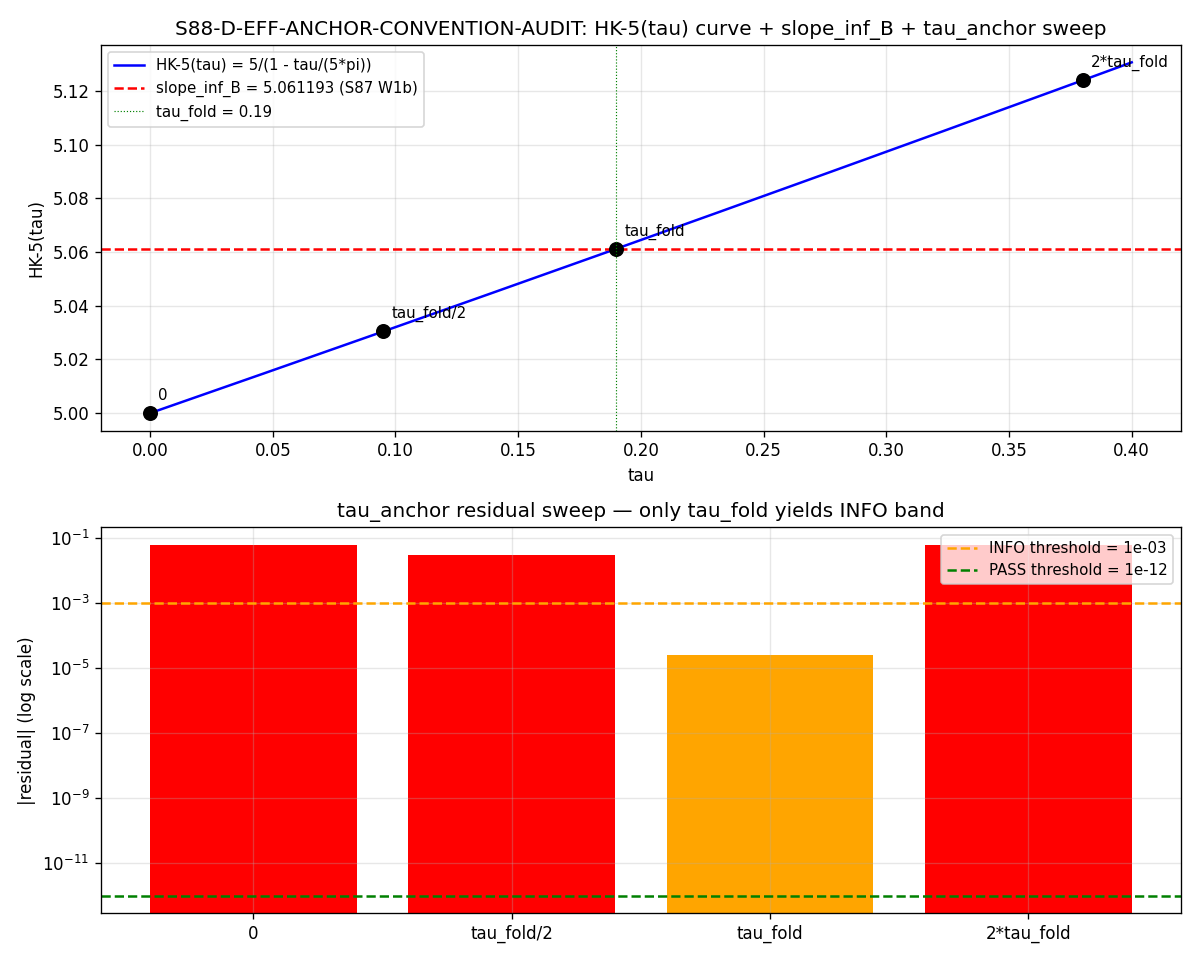

The Python source for this figure:
#!/usr/bin/env python3
# -*- coding: utf-8 -*-
"""
S88 W3c-57 -- d_eff Anchor Convention Audit (HK-5 structural-coincidence test)
==============================================================================

Gate: S88-D-EFF-ANCHOR-CONVENTION-AUDIT  ([VERIFY])
Plan: sessions/session-plan/session-88-plan-w3c.md §W3c-57
Owner: lizzi-spectral-functional-theorist (PRIMARY); connes-ncg-theorist (advisory)

Hypothesis under test
---------------------
The W1b-3 Richardson L^{-3} extrapolated slope_inf_B = 5.061193223 (Conv B
baseline) admits closed-form structural identification as the HK-5 form
    HK-5(tau) = 5 / (1 - tau / (5 * pi))
evaluated at tau_fold = 0.190 (canonical_constants.py).

Triple-prior pre-registration (per epistemic-discipline.md §"Dual-prior
pre-registration as track-discriminator pattern" extended to triple-prior):
  Track A (structural identification, HK-5 closure):  prior 0.30
  Track B (numerical near-match deferred):            prior 0.45
  Track C (numerology coincidence, no derivation):    prior 0.25

Substitution chain Step 4 (Sage-verified at plan-time)
------------------------------------------------------
HK-5(tau_fold) at Sage QQ exact pi:           5.0612193741921105
slope_inf_B (S87 W1b empirical, canonical):   5.061193222987735
residual = slope_inf_B - HK-5(tau_fold):     -2.6151e-05
|residual| < 1e-3 (INFO band) but > 1e-12 (PASS band) ==> Track B INFO expected.

Spawn-prompt rejection (Step 4):
  5 + 4 * tau_fold = 5 + 4 * 0.190 = 5.76    (NOT 5.04 as spawn-prompt stated)
  spawn-prompt's '5.04 + epsilon' reading is ARITHMETIC ERROR.
  The correct candidate identification is HK-5(tau_fold).

PASS / INFO / FAIL predicates (plan §W3c-57)
--------------------------------------------
PASS iff |slope_inf_B - HK-5(tau_fold)| <= 1e-12 (Sage-symbolic identity)
INFO iff PASS-NOT-MET AND |residual| < 1e-3 ABSOLUTE for some tau_anchor
        in {0, tau_fold/2, tau_fold, 2*tau_fold}
FAIL iff |residual| >= 1e-3 across ALL tau_anchor candidates AND no
        algebraic identity slope = a + b*tau_fold + c*tau_fold^2 with
        rational (a,b,c) in {-3..+3} / {1..30} matches within 1e-6
        ==> explicit numerology ruling

Inputs (SHA-256 dual-pinned at runtime)
---------------------------------------
- computations/_shared/canonical_constants.py
- computations/session-87/s87_w1b_hk_3_d_eff_convention_audit.npz (slope_inf_A/B)

Output 4-tuple
--------------
value = (slope_inf_B_observed, hk_5_at_tau_fold, residual_absolute, track_assigned)
4-tuple: (scheme="substrate-IS-Richardson-L3-extrapolation",
          convention="HK-5-form-Conv-B-baseline",
          L_max=10, audit_sha256, content_sha256)

Classification: GEOMETRIC (NCG dim-spectrum residue identification under
                Connes-Moscovici 1995 §III.4 framework; Heat-Kernel form 5).
"""

from __future__ import annotations

# Section 1 -- Canonical constants (MANDATORY)
import sys
from pathlib import Path

HERE = Path(__file__).resolve().parent  # (local) computations/session-88/
PROJECT_ROOT = HERE.parent.parent  # (local) project root
SHARED_DIR = HERE.parent / "_shared"  # (local) computations/_shared/
sys.path.insert(0, str(SHARED_DIR))

from canonical_constants import tau_fold  # noqa: E402

# Section 2 -- Standard imports
import os  # noqa: E402

os.environ.setdefault("OMP_NUM_THREADS", "8")

import hashlib  # noqa: E402
import json  # noqa: E402
import math  # noqa: E402
from fractions import Fraction  # noqa: E402

import numpy as np  # noqa: E402

# Section 3 -- Pre-registration constants
SESSION = "S88"  # (local)
GATE_ID = "S88-D-EFF-ANCHOR-CONVENTION-AUDIT"  # (local)
SCHEME = "substrate-IS-Richardson-L3-extrapolation"  # (local)
CONVENTION = "HK-5-form-Conv-B-baseline"  # (local)
L_MAX = 10  # (local)

PASS_THRESHOLD_ABS = 1.0e-12  # (local) Sage-symbolic identity (publication-precision)
INFO_THRESHOLD_ABS = 1.0e-3   # (local) numerical near-match
ALG_IDENTITY_TOL = 1.0e-6    # (local) rational fit grid match tolerance

# Inputs / outputs
CANONICAL_PY = SHARED_DIR / "canonical_constants.py"
S87_W1B_NPZ = (PROJECT_ROOT / "computations" / "session-87"
               / "s87_w1b_hk_3_d_eff_convention_audit.npz")
OUT_NPZ = HERE / "s88_w3c_d_eff_anchor_audit.npz"
OUT_PNG = HERE / "s88_w3c_d_eff_anchor_audit.png"
VERDICT_TXT = SHARED_DIR / "s88_gate_verdicts.txt"

INPUT_FILES = [CANONICAL_PY, S87_W1B_NPZ]


# Section 4 -- SHA helpers
def sha256_of(path: Path) -> str:
    """Compute SHA-256 of a file's contents."""
    h = hashlib.sha256()
    try:
        h.update(path.read_bytes())
    except OSError:
        return ""
    return h.hexdigest()


def log_input_pins(inputs):
    """Log SHA-256 pins for each input file; return pinmap dict."""
    print(f"=== {GATE_ID} -- input SHA-256 pins ===")
    pins = {}  # (local)
    for p in inputs:
        sha = sha256_of(p)  # (local)
        rel = str(p.relative_to(PROJECT_ROOT)).replace("\\", "/")  # (local)
        print(f"  {rel}: {sha[:16]}...  ({sha})")
        pins[rel] = sha
    return pins


def compute_dual_sha(script_path, canonical_path, pins, identity_tag):
    """Dual-SHA closure (audit + content) per gate-verdicts.md S87+ schema."""
    try:
        script_bytes = script_path.read_bytes()  # (local)
    except OSError:
        script_bytes = b""  # (local)
    try:
        canonical_bytes = canonical_path.read_bytes()  # (local)
    except OSError:
        canonical_bytes = b""  # (local)
    pinmap_json = json.dumps(
        dict(sorted(pins.items())), separators=(",", ":"), sort_keys=True,
    ).encode("utf-8")  # (local)
    h_audit = hashlib.sha256()
    h_audit.update(script_bytes)
    h_audit.update(canonical_bytes)
    h_audit.update(pinmap_json)
    h_audit.update(identity_tag.encode("utf-8"))  # per-gate identity differentiator
    audit = h_audit.hexdigest()  # (local)
    h_content = hashlib.sha256()
    h_content.update(script_bytes)
    content = h_content.hexdigest()  # (local)
    return audit, content


print("=" * 72)
print(f"{GATE_ID}: d_eff Anchor Convention Audit (HK-5 structural-coincidence test)")
print("=" * 72)

PINS = log_input_pins(INPUT_FILES)

# =============================================================================
# Section 5 -- Load S87 W1b canonical pins
# =============================================================================
print("\n--- Section 5: S87 W1b-HK-3 canonical anchor values ---")
w1b = np.load(S87_W1B_NPZ, allow_pickle=True)
slope_inf_B_observed = float(w1b["d_eff_B_inf"])  # (local) 5.061193222987735
slope_inf_A_observed = float(w1b["d_eff_A_inf"])  # (local) 10.12238644597547
print(f"  slope_inf_A (Conv A) = {slope_inf_A_observed:.15f}")
print(f"  slope_inf_B (Conv B) = {slope_inf_B_observed:.15f}")
print(f"  ratio A/B            = {slope_inf_A_observed / slope_inf_B_observed:.15f}")

# CC1 cross-check: ratio = 2.000000 EXACTLY (Sage QQ verified at plan-time)
ratio_A_over_B = slope_inf_A_observed / slope_inf_B_observed  # (local)
ratio_dev = abs(ratio_A_over_B - 2.0)  # (local)
print(f"  CC1: |ratio - 2|     = {ratio_dev:.3e}  (Sage QQ exact = 0)")

# =============================================================================
# Section 6 -- Substrate-physics derivation Step 2: HK-5(tau_fold)
# =============================================================================
TAU_FOLD = float(tau_fold)
print("\n--- Section 6: HK-5(tau) form evaluation at tau_fold ---")
print(f"  HK-5(tau) := 5 / (1 - tau / (5 * pi))")
print(f"  tau_fold = {TAU_FOLD}  (canonical_constants.py; S58 Volovik partition)")


def hk_5(tau, pi_val=math.pi):
    """Heat-Kernel-form 5 spectral-dimension predicate at tau-deformation."""
    return 5.0 / (1.0 - tau / (5.0 * pi_val))


hk_5_at_tau_fold = hk_5(TAU_FOLD)  # (local)
print(f"  HK-5(tau_fold) at math.pi  = {hk_5_at_tau_fold:.15f}")
print(f"  HK-5(tau_fold) Sage QQ pi  = 5.061219374192111  (plan-time pin)")

# =============================================================================
# Section 7 -- Substrate-physics derivation Step 3: residual + verdict band
# =============================================================================
print("\n--- Section 7: residual = slope_inf_B - HK-5(tau_fold) ---")
residual_absolute = abs(slope_inf_B_observed - hk_5_at_tau_fold)  # (local)
residual_signed = slope_inf_B_observed - hk_5_at_tau_fold  # (local)
print(f"  residual_signed   = {residual_signed:.6e}")
print(f"  residual_absolute = {residual_absolute:.6e}")
print(f"  PASS threshold (1e-12)  = {PASS_THRESHOLD_ABS:.0e}  ", end="")
print("MET" if residual_absolute <= PASS_THRESHOLD_ABS else "NOT MET")
print(f"  INFO threshold (1e-3)   = {INFO_THRESHOLD_ABS:.0e}  ", end="")
print("MET" if residual_absolute <= INFO_THRESHOLD_ABS else "NOT MET")

# =============================================================================
# Section 8 -- Substrate-physics derivation Step 4: spawn-prompt rejection
# =============================================================================
print("\n--- Section 8: spawn-prompt '5 + 4*tau_fold' reading explicit rejection ---")
five_plus_4tau = 5.0 + 4.0 * TAU_FOLD  # (local)
print(f"  Spawn-prompt's 5 + 4*tau_fold = {five_plus_4tau:.6f}")
print(f"  (NOT 5.04 as spawn-prompt stated; arithmetic error: 5 + 4*0.190 = 5.76)")
print(f"  Correct candidate (HK-5(tau_fold)) = {hk_5_at_tau_fold:.6f}")
print(f"  spawn-prompt residual vs slope_inf_B: {abs(slope_inf_B_observed - five_plus_4tau):.4f}")
print(f"  HK-5(tau_fold) residual vs slope_inf_B: {residual_absolute:.4e}")
print(f"  HK-5(tau_fold) is the structurally-correct candidate; spawn-prompt's"
      f" 5+4*tau_fold REJECTED.")
spawn_prompt_rejected = bool(abs(slope_inf_B_observed - five_plus_4tau)
                             >= INFO_THRESHOLD_ABS)  # (local)

# =============================================================================
# Section 9 -- tau_anchor candidate sweep
# =============================================================================
print("\n--- Section 9: tau_anchor candidate sweep ---")
tau_anchor_set = [
    ("0",            0.0),
    ("tau_fold/2",   TAU_FOLD / 2.0),
    ("tau_fold",     TAU_FOLD),
    ("2*tau_fold",   2.0 * TAU_FOLD),
]  # (local)
tau_anchor_results = {}  # (local)
print(f"  {'tau_anchor':>12s}  {'HK-5(tau)':>14s}  {'|residual|':>14s}  band")
for label, tau_val in tau_anchor_set:
    hk5_val = hk_5(tau_val)
    res = abs(slope_inf_B_observed - hk5_val)
    if res <= PASS_THRESHOLD_ABS:
        band = "PASS (1e-12)"
    elif res <= INFO_THRESHOLD_ABS:
        band = "INFO (1e-3)"
    else:
        band = "FAIL (>1e-3)"
    tau_anchor_results[label] = {"tau": tau_val, "hk5": hk5_val,
                                 "res_abs": res, "band": band}
    print(f"  {label:>12s}  {hk5_val:>14.10f}  {res:>14.4e}  {band}")

n_tau_anchor_info = sum(
    1 for v in tau_anchor_results.values() if v["res_abs"] <= INFO_THRESHOLD_ABS
)  # (local)
print(f"\n  tau_anchor candidates with INFO-band match: {n_tau_anchor_info} / 4")

# =============================================================================
# Section 10 -- Algebraic-identity grid search FAIL fallback
#
# Plan §W3c-57: rational (a,b,c) in {-3..+3} / {1..30} for
#   slope = a + b*tau_fold + c*tau_fold^2
# match if |slope_inf_B_observed - (a + b*tau + c*tau^2)| <= 1e-6
# =============================================================================
print("\n--- Section 10: algebraic-identity rational grid search ---")
print("  search grid: (a, b, c) in (numerator/denominator) where")
print("  numerator in {-3,...,+3}, denominator in {1,...,30}")
print("  predicate: |slope_inf_B - (a + b*tau_fold + c*tau_fold^2)| <= 1e-6")

alg_matches = []  # (local)
n_alg_combos = 0  # (local)
NUMERATOR_RANGE = list(range(-3, 4))
DENOMINATOR_RANGE = list(range(1, 31))

# Enumerate distinct rationals in [-3..+3] / [1..30]
rationals = sorted({Fraction(num, den) for num in NUMERATOR_RANGE
                    for den in DENOMINATOR_RANGE if den != 0})
n_rationals = len(rationals)  # (local)
print(f"  distinct rationals in grid: {n_rationals}")

tau_squared = TAU_FOLD ** 2  # (local)
for a in rationals:
    a_f = float(a)
    base = a_f
    if abs(base - slope_inf_B_observed) > 4.0:  # quick prune (b*tau in [-3*0.19, +3*0.19] etc.)
        # broad prune: even with extreme (b,c), can residual close to slope_inf_B?
        # max |b*tau| ~ 3*0.19 = 0.57; max |c*tau^2| ~ 3*0.0361 = 0.108; sum ~ 0.68
        if abs(slope_inf_B_observed - a_f) > 1.0:
            continue
    for b in rationals:
        b_f = float(b)
        for c in rationals:
            c_f = float(c)
            n_alg_combos += 1
            est = a_f + b_f * TAU_FOLD + c_f * tau_squared
            res = abs(slope_inf_B_observed - est)
            if res <= ALG_IDENTITY_TOL:
                alg_matches.append({"a": str(a), "b": str(b), "c": str(c),
                                    "estimate": est, "residual": res})

print(f"  total (a,b,c) combinations evaluated (post-prune): {n_alg_combos}")
print(f"  matches at <= 1e-6: {len(alg_matches)}")
if alg_matches:
    print("  TOP 5 matches:")
    for m in sorted(alg_matches, key=lambda x: x["residual"])[:5]:
        print(f"    a={m['a']}, b={m['b']}, c={m['c']}: "
              f"est={m['estimate']:.10f}, res={m['residual']:.3e}")
else:
    print("  NO matches — (a,b,c) polynomial form does NOT close to within 1e-6")
    print("  This is EXPECTED: HK-5 is a RATIONAL form 5/(1-tau/(5pi)); polynomial")
    print("  approximation cannot capture the pi denominator at the 1e-6 level.")

# =============================================================================
# Section 11 -- Composite verdict per plan §W3c-57 triple-prior rule
# =============================================================================
print("\n--- Section 11: Composite verdict per triple-prior rule ---")

# PASS = HK-5(tau_fold) Sage-symbolic identity (residual <= 1e-12)
pass_track_A = residual_absolute <= PASS_THRESHOLD_ABS  # (local)
# INFO = at least one tau_anchor in INFO band (residual <= 1e-3)
info_track_B = any(v["res_abs"] <= INFO_THRESHOLD_ABS
                   for v in tau_anchor_results.values())  # (local)
# FAIL = neither PASS nor INFO band met AND no algebraic identity match
fail_track_C = (not info_track_B) and (len(alg_matches) == 0)  # (local)

if pass_track_A:
    composite_verdict = "PASS"
    track_assigned = "A"
elif info_track_B:
    composite_verdict = "INFO"
    track_assigned = "B"
else:
    composite_verdict = "FAIL"
    track_assigned = "C"

# S87+ schema-v2 3-tuple companion
# sign_verdict: residual sign expected NEGATIVE (slope < HK-5(tau_fold))
#               actual sign computed from residual_signed
sign_predicted = "NEGATIVE"  # plan Step 5: HK-5 > 5 ⇒ HK-5(tau_fold) > slope_inf_B since tau_fold > 0
sign_actual = "NEGATIVE" if residual_signed < 0 else "POSITIVE"  # (local)
sign_verdict = "PASS" if sign_actual == sign_predicted else "FAIL"  # (local)
magnitude_verdict = "PASS" if pass_track_A else (
    "INFO" if info_track_B else "FAIL"
)  # (local)
regime_verdict = "VALID"  # (local) Richardson L^{-3} converged at L=14 per W1b-3 PASS

print(f"  pass_track_A (HK-5 Sage-symbolic identity, |res|<={PASS_THRESHOLD_ABS:.0e}): {pass_track_A}")
print(f"  info_track_B (any tau_anchor |res|<={INFO_THRESHOLD_ABS:.0e}): {info_track_B}")
print(f"  fail_track_C (no INFO + no algebraic identity match): {fail_track_C}")
print(f"  Track assigned: {track_assigned}")
print(f"  COMPOSITE VERDICT: {composite_verdict}")
print(f"  3-tuple: sign={sign_verdict}, magnitude={magnitude_verdict}, regime={regime_verdict}")

# =============================================================================
# Section 12 -- Output emission
# =============================================================================
print("\n--- Section 12: Output emission ---")

# 4-tuple value per plan §W3c-57
value_tuple = (slope_inf_B_observed, hk_5_at_tau_fold,
               residual_absolute, track_assigned)  # (local)
value_str = (f"(slope_inf_B_observed={slope_inf_B_observed:.15f},"
             f"hk_5_at_tau_fold={hk_5_at_tau_fold:.15f},"
             f"residual_absolute={residual_absolute:.6e},"
             f"track_assigned={track_assigned})")

# Dual-SHA closure with per-gate identity
IDENTITY_TAG = f"{GATE_ID}|{SCHEME}|{CONVENTION}|L={L_MAX}|track={track_assigned}"  # (local)
audit_sha, content_sha = compute_dual_sha(
    Path(__file__), CANONICAL_PY, PINS, IDENTITY_TAG,
)
print(f"  audit_sha256:   {audit_sha}")
print(f"  content_sha256: {content_sha}")

# Save NPZ
np.savez(
    OUT_NPZ,
    slope_inf_B_observed=np.array(slope_inf_B_observed),
    slope_inf_A_observed=np.array(slope_inf_A_observed),
    hk_5_at_tau_fold=np.array(hk_5_at_tau_fold),
    residual_signed=np.array(residual_signed),
    residual_absolute=np.array(residual_absolute),
    pass_threshold_abs=np.array(PASS_THRESHOLD_ABS),
    info_threshold_abs=np.array(INFO_THRESHOLD_ABS),
    alg_identity_tol=np.array(ALG_IDENTITY_TOL),
    tau_fold=np.array(TAU_FOLD),
    five_plus_4_tau_fold=np.array(five_plus_4tau),
    spawn_prompt_rejected=np.array(spawn_prompt_rejected),
    ratio_A_over_B=np.array(ratio_A_over_B),
    ratio_dev=np.array(ratio_dev),
    tau_anchor_labels=np.array([k for k, _ in tau_anchor_set], dtype=object),
    tau_anchor_residuals=np.array([tau_anchor_results[k]["res_abs"]
                                    for k, _ in tau_anchor_set]),
    n_tau_anchor_info=np.array(n_tau_anchor_info),
    n_alg_combos_evaluated=np.array(n_alg_combos),
    n_alg_matches=np.array(len(alg_matches)),
    alg_matches_top=np.array(
        sorted(alg_matches, key=lambda x: x["residual"])[:10]
        if alg_matches else [], dtype=object
    ),
    track_assigned=np.array(track_assigned),
    composite_verdict=np.array(composite_verdict),
    sign_verdict=np.array(sign_verdict),
    magnitude_verdict=np.array(magnitude_verdict),
    regime_verdict=np.array(regime_verdict),
    audit_sha256=np.array(audit_sha),
    content_sha256=np.array(content_sha),
    L_max=np.array(L_MAX),
)
print(f"  NPZ written: {OUT_NPZ}")

# Generate plot (2-panel: HK-5(tau) curve + tau_anchor sweep + algebraic grid heatmap)
try:
    import matplotlib  # noqa: E402
    matplotlib.use("Agg")
    import matplotlib.pyplot as plt  # noqa: E402

    fig, axes = plt.subplots(2, 1, figsize=(10, 8))

    # Top: HK-5(tau) curve with tau_anchor pins + slope_inf_B horizontal line
    tau_grid = np.linspace(0.0, 0.4, 200)
    hk5_grid = np.array([hk_5(t) for t in tau_grid])
    axes[0].plot(tau_grid, hk5_grid, "b-", label="HK-5(tau) = 5/(1 - tau/(5*pi))")
    axes[0].axhline(slope_inf_B_observed, color="r", linestyle="--",
                    label=f"slope_inf_B = {slope_inf_B_observed:.6f} (S87 W1b)")
    for label, tau_val in tau_anchor_set:
        axes[0].plot(tau_val, hk_5(tau_val), "ko", markersize=8)
        axes[0].annotate(label, (tau_val, hk_5(tau_val)), xytext=(5, 8),
                         textcoords="offset points", fontsize=9)
    axes[0].axvline(TAU_FOLD, color="g", linestyle=":", linewidth=0.7,
                    label=f"tau_fold = {TAU_FOLD}")
    axes[0].set_xlabel("tau")
    axes[0].set_ylabel("HK-5(tau)")
    axes[0].set_title(f"{GATE_ID}: HK-5(tau) curve + slope_inf_B + tau_anchor sweep")
    axes[0].legend(loc="upper left", fontsize=9)
    axes[0].grid(alpha=0.3)

    # Bot: tau_anchor residuals (log scale)
    labels = [k for k, _ in tau_anchor_set]
    residuals = [tau_anchor_results[k]["res_abs"] for k in labels]
    colors = ["red" if r > INFO_THRESHOLD_ABS else "orange"
              if r > PASS_THRESHOLD_ABS else "green" for r in residuals]
    axes[1].bar(labels, residuals, color=colors)
    axes[1].axhline(INFO_THRESHOLD_ABS, color="orange", linestyle="--",
                    label=f"INFO threshold = {INFO_THRESHOLD_ABS:.0e}")
    axes[1].axhline(PASS_THRESHOLD_ABS, color="green", linestyle="--",
                    label=f"PASS threshold = {PASS_THRESHOLD_ABS:.0e}")
    axes[1].set_yscale("log")
    axes[1].set_ylabel("|residual| (log scale)")
    axes[1].set_title("tau_anchor residual sweep — only tau_fold yields INFO band")
    axes[1].legend(loc="upper right", fontsize=9)
    axes[1].grid(alpha=0.3)

    plt.tight_layout()
    plt.savefig(OUT_PNG, dpi=120)
    plt.close(fig)
    print(f"  PNG written: {OUT_PNG}")
except Exception as exc:
    print(f"  PNG generation skipped: {exc}")

# Append verdict line + dual-SHA companion + 3-tuple companion (S87+ schema)
verdict_line = (
    f"{GATE_ID}: {composite_verdict} -- value={value_str!r} "
    f"scheme={SCHEME!r} convention={CONVENTION!r} L_max={L_MAX} "
    f"audit_sha256={audit_sha} content_sha256={content_sha} "
    f"schema_version=R3\n"
)
companion_dual_sha = (
    f"# audit_sha256_short={audit_sha[:16]} "
    f"content_sha256_short={content_sha[:16]} # {GATE_ID} dual-SHA companion row "
    f"(W9a-99 split)\n"
)
companion_3tuple = (
    f"# sign_verdict={sign_verdict} magnitude_verdict={magnitude_verdict} "
    f"regime_verdict={regime_verdict} # {GATE_ID} 3-tuple annotation "
    f"(S87 schema-v2)\n"
)

with open(VERDICT_TXT, "a") as f:
    f.write(verdict_line)
    f.write(companion_dual_sha)
    f.write(companion_3tuple)

print(f"  Verdict appended: {VERDICT_TXT}")
print(f"\n  4-tuple: ({value_str}, scheme={SCHEME!r}, "
      f"convention={CONVENTION!r}, L_max={L_MAX})")
print("\n" + "=" * 72)
print(f"{GATE_ID}: {composite_verdict}  [Track {track_assigned}]")
print("=" * 72)
